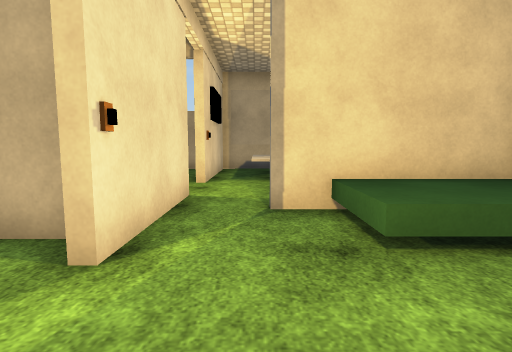
view 1 (above)

19 first-person views from a walk through a Unity game level. The camera is 1.2 m above the floor, tilts 6° down and sees 80° across. Doors are open. The floor is counted in squares, 1.17 m on a side. Each view is taken from the middle of a square. On the plan, view 1 faces up. The plan holds only what a view shows up to about 12 squares ahead; the rest is blank. The place goes on beyond the plan. The player character is not drawn. Surface patterns are stand-ins for the level's own textures.

view 2
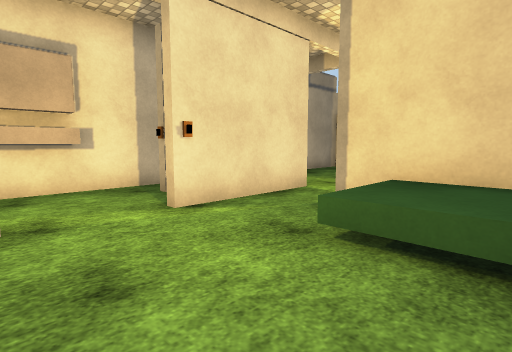

view 3
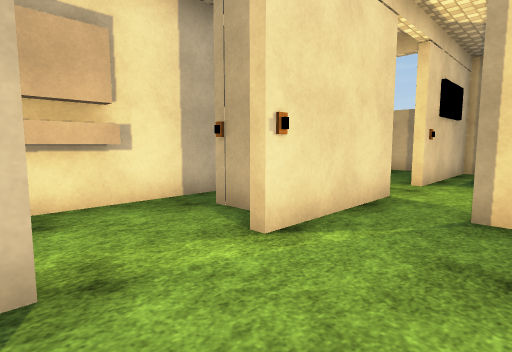

view 4
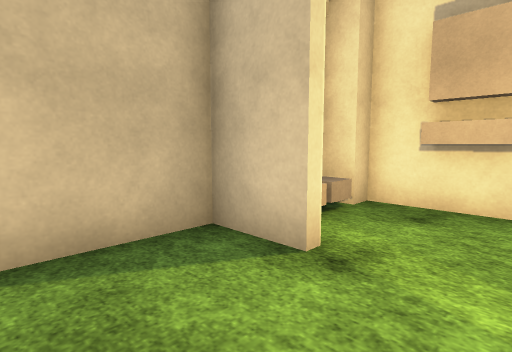

view 5
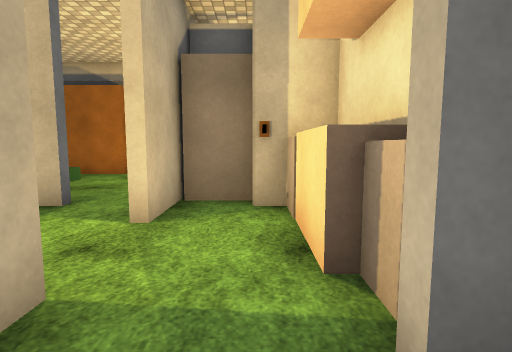

view 6
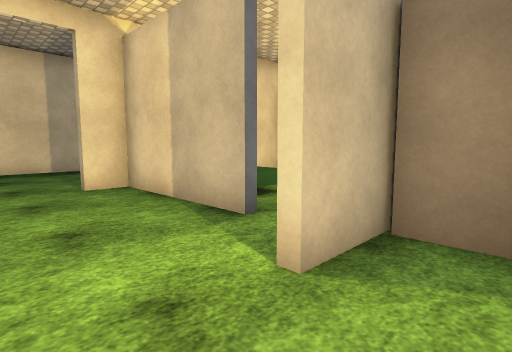

view 7
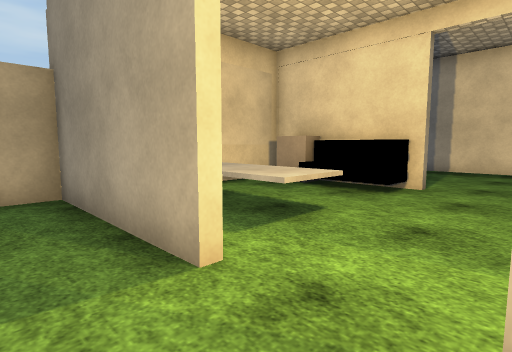

view 8
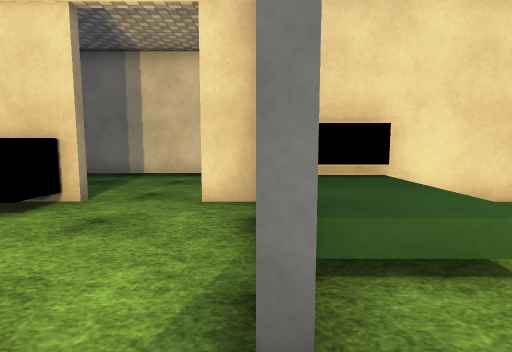

view 9
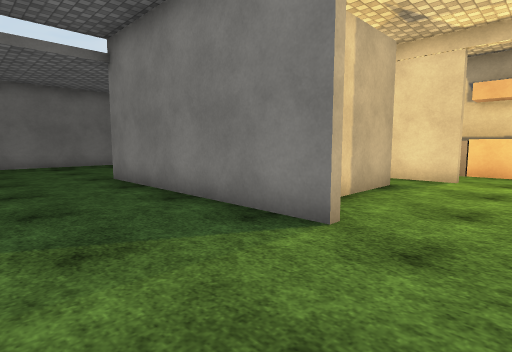

view 10
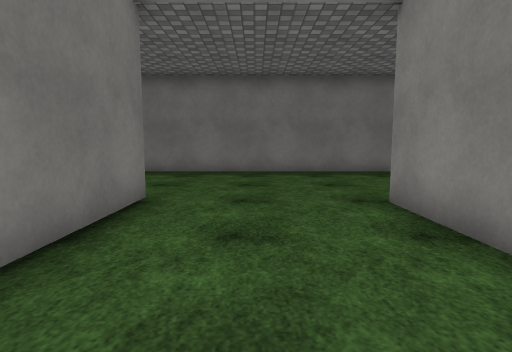

view 11
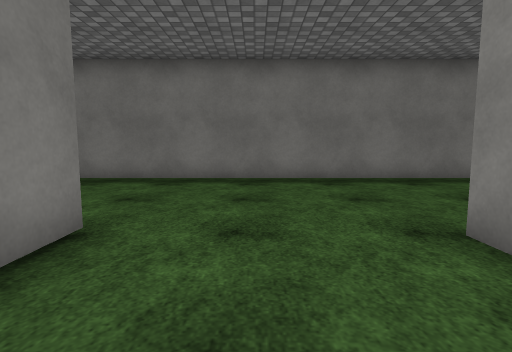

view 12
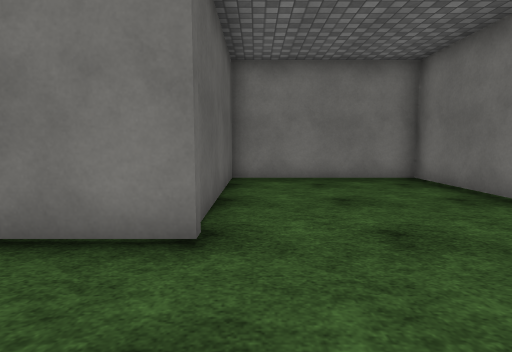

view 13
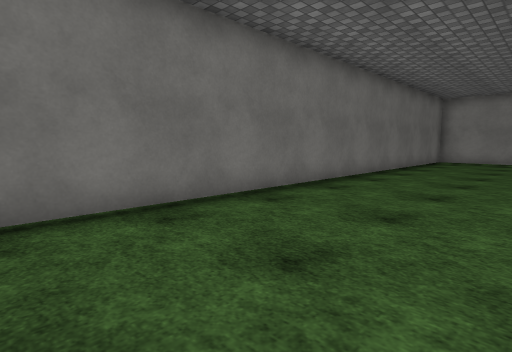

view 14
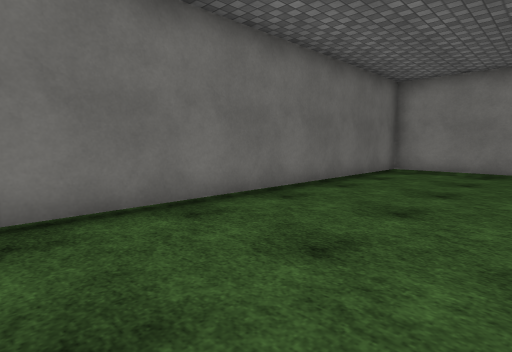

view 15
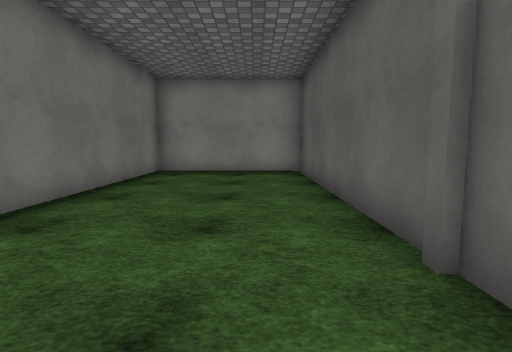

view 16
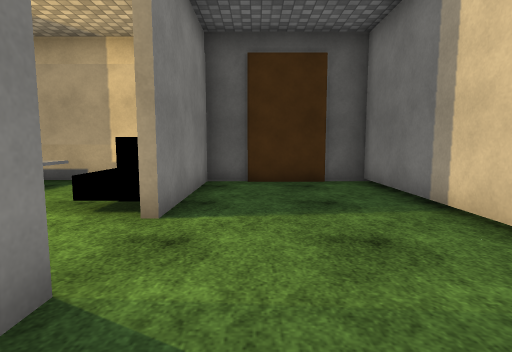

view 17
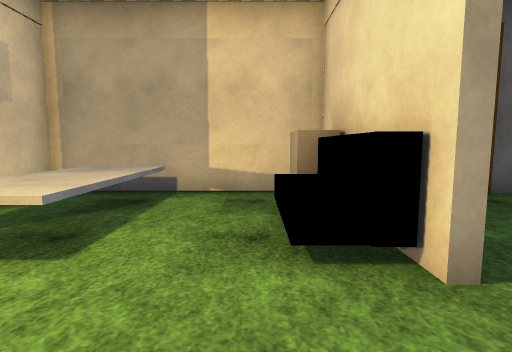

view 18
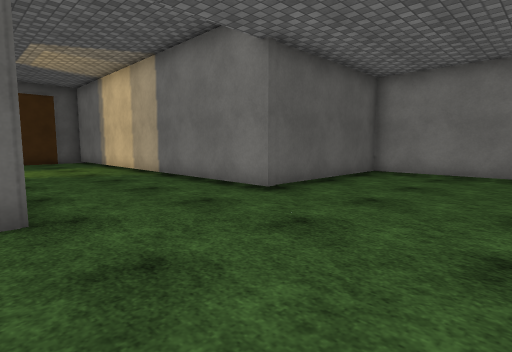

view 19
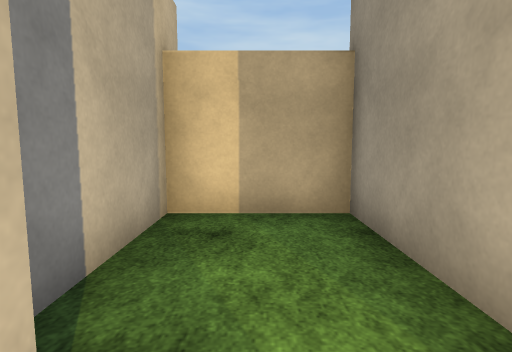

### Floor plan
Key: @ floor where view 1 was taken; # wall or solid block; x gap in a wall; . floor; D open door; ^ raised ledge; B block; O other object.
Columns run from 13 left of view 1 to 15 right of it. Each row starts with its distance up from view 1.
 13         ###############
 12         #..#.....O....#
 11          ..#.^^..O....#
 10          ..#.^^..O....#
  9          #DD.^^..O....#
  8          O.x.....D....#
  7          B.DD....DD...#
  6          O.#D....D....#
  5          OO#..####....#
  4          ##O..^^^#....#
  3          ###..^^^#....#
  2          #.DD....#....#
  1         ##.DD....#....#
  0         #..O.@...#....#
 -1 # ########OO######....#######
 -2 #...........................#
 -3 #...........................#
 -4 #...........................#
 -5 #...........................#
 -6 #...........................#
 -7 #############################

Positions as (right, up) in squares from view 1, and headings:
1: (0, 0), facing up
2: (3, 0), facing up-left
3: (1, 0), facing up-left
4: (1, 2), facing down-left
5: (-3, 10), facing down
6: (-3, 8), facing down-right
7: (-3, 6), facing up-right
8: (-1, 5), facing right
9: (8, 8), facing down-left
10: (7, 4), facing down
11: (7, 2), facing down
12: (6, -2), facing right
13: (5, -2), facing down-left
14: (-1, -2), facing down-left
15: (-2, -3), facing left
16: (6, 4), facing up
17: (3, 6), facing up
18: (4, -6), facing up-right
19: (-3, 8), facing up
